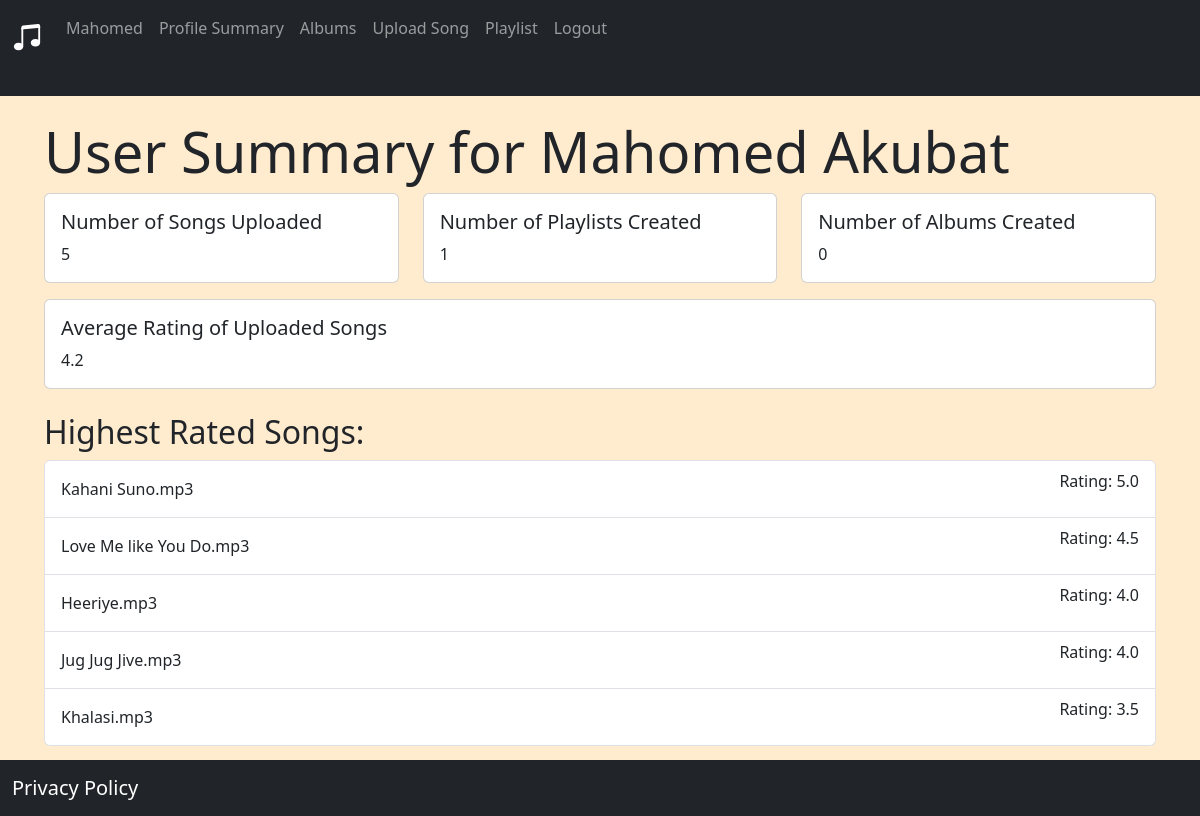
Screenshot of /user_summary (signed in) with the database file from the repository.
### website/models.py (models this page shows)
class User(db.Model, UserMixin):
    id = db.Column(db.Integer, primary_key = True)
    email = db.Column(db.String(150), unique = True)
    password = db.Column(db.String(150))
    first_name = db.Column(db.String(150))
    last_name = db.Column(db.String(150))
    white_list = db.Column(db.Boolean, default = True)
    playlists = db.relationship('Playlist', backref= 'user', lazy = True)
    songs = db.relationship('Song', backref= 'user', lazy = True)
    albums = db.relationship('Album', backref= 'user', lazy = True)

class Song(db.Model):
    id = db.Column(db.Integer, primary_key = True)
    name = db.Column(db.String(150))
    lyrics = db.Column(db.String(5000))
    duration = db.Column(db.String(150))
    singer = db.Column(db.String(150))
    genre = db.Column(db.String(150))
    created_at = db.Column(db.DateTime(), default = func.now())
    ratings = db.Column(db.Float, default=0.0)
    num_ratings = db.Column(db.Integer, default=0)
    user_id = db.Column(db.Integer, db.ForeignKey('user.id'))
    albums = db.relationship('Album', secondary= album_song_association, back_populates='album_songs')
    playlists = db.relationship('Playlist', secondary= playlist_song_association, back_populates='songs')

### website/views.py (the view)
@views.route('/user_summary')
def user_summary():
    user_id = session.get('user')
    user_name = session.get('user_name')
    user = User.query.get(user_id)
    num_songs = len(user.songs)
    num_playlists = len(user.playlists)
    num_albums = len(user.albums)
    total_rating = 0
    for song in user.songs:
        total_rating += song.ratings
    average_rating = total_rating / num_songs if num_songs > 0 else 0
    highest_rated_songs = (
        Song.query.filter_by(user_id=user_id)
        .order_by(Song.ratings.desc())
        .limit(5)  # You can limit to a specific number of top-rated songs
        .all()
    )
    return render_template(
        'user_summary.html',
        user=user,
        user_name = user_name,
        num_songs=num_songs,
        num_playlists=num_playlists,
        num_albums=num_albums,
        average_rating=average_rating,
        highest_rated_songs=highest_rated_songs,
    )

### website/templates/user_summary.html (shortened to what this page needs)
{% extends "base.html" %}
{% block content %}
<div class="container mt-5">
    <h1 class="display-4">User Summary for {{ user.first_name }} {{ user.last_name }}</h1>
    <div class="row">
        <div class="col-md-4">
            <div class="card">
                <div class="card-body">
                    <h5 class="card-title">Number of Songs Uploaded</h5>
                    <p class="card-text">{{ num_songs }}</p>
                </div>
            </div>
        </div>
        <div class="col-md-4">
            <div class="card">
                <div class="card-body">
                    <h5 class="card-title">Number of Playlists Created</h5>
                    <p class="card-text">{{ num_playlists }}</p>
                </div>
            </div>
        </div>
        <div class="col-md-4">
            <div class="card">
                <div class="card-body">
                    <h5 class="card-title">Number of Albums Created</h5>
                    <p class="card-text">{{ num_albums }}</p>
                </div>
            </div>
        </div>
    </div>
    <div class="card mt-3">
        <div class="card-body">
            <h5 class="card-title">Average Rating of Uploaded Songs</h5>
            <p class="card-text">{{ average_rating|round(2) }}</p>
        </div>
    </div>
    <div class="mt-4">
        <h2>Highest Rated Songs:</h2>
        <ul class="list-group">
            {% for song in highest_rated_songs %}
            <li class="list-group-item d-flex justify-content-between align-items-center">
                {{ song.name }}
                <p>Rating: {{ song.ratings|round(2) }}</p>
            </li>
            {% endfor %}
        </ul>
    </div>
</div>
{% endblock %}

### website/templates/base.html (shortened to what this page needs)
<!DOCTYPE html>
<html lang="en" >
<head>
  <link href="https://cdn.jsdelivr.net/npm/bootstrap@5.3.2/dist/css/bootstrap.min.css" rel="stylesheet"
>
</head>
<body  style="background-color: blanchedalmond;">
  <nav class="navbar navbar-expand-sm navbar-dark bg-dark fixed-top mb-4">
    <div class="container-fluid mb-4">
      <a class="navbar-brand" href="javascript:void(0)"> </i></a>
      <div class="collapse navbar-collapse" id="mynavbar">
        <ul class="navbar-nav me-auto">
          <li class="nav-item">
            <a class="nav-link" href="{{url_for('views.home')}}">{{ user_name}} </a>
          </li>
          <li class="nav-item">
            <a class="nav-link" href="{{url_for('views.user_summary')}}">Profile Summary </a>
          </li>
          <li class="nav-item">
            <a class="nav-link" href="{{url_for('album.view_albums')}}">
              <p>Albums </p>
            </a>
          </li>
          <li class="nav-item">
            <a class="nav-link" href="{{url_for('views.upload_song')}}">
              <p>Upload Song </p>
            </a>
          </li>
          <li class="nav-item">
            <a class="nav-link" href="{{url_for('playlist.select_playlist')}}">
              <p>Playlist </p>
            </a>
          </li>
          <li class="nav-item">
            <a class="nav-link" href="{{url_for('auth.logout')}}">Logout</a>
          </li>
        </ul>
      </div>
    </div>
  </nav>
  <div style="margin-top: 50px; padding: 20px; margin-bottom: 50px;">
    <div class="container-fluid mt-5 ">
      {% block content %}
      {% endblock %}
    </div>
  </div>
  <nav class="navbar navbar-expand-sm bg-dark navbar-dark fixed-bottom">
    <div class="container-fluid">
      <a class="navbar-brand" href="{{url_for('views.privacy_policy')}}" >Privacy Policy</a>
    </div>
  </nav>
</body>
</html>

### rows the page displays
User: first_name "Mahomed", last_name "Akubat"
Song: name "Kahani Suno.mp3", ratings "5.0"
Song: name "Love Me like You Do.mp3", ratings "4.5"
Song: name "Heeriye.mp3", ratings "4.0"
Song: name "Jug Jug Jive.mp3", ratings "4.0"
Song: name "Khalasi.mp3", ratings "3.5"

### other values shown
{{ num_songs }} "5"
{{ num_playlists }} "1"
{{ num_albums }} "0"
{{ average_rating|round(2) }} "4.2"
